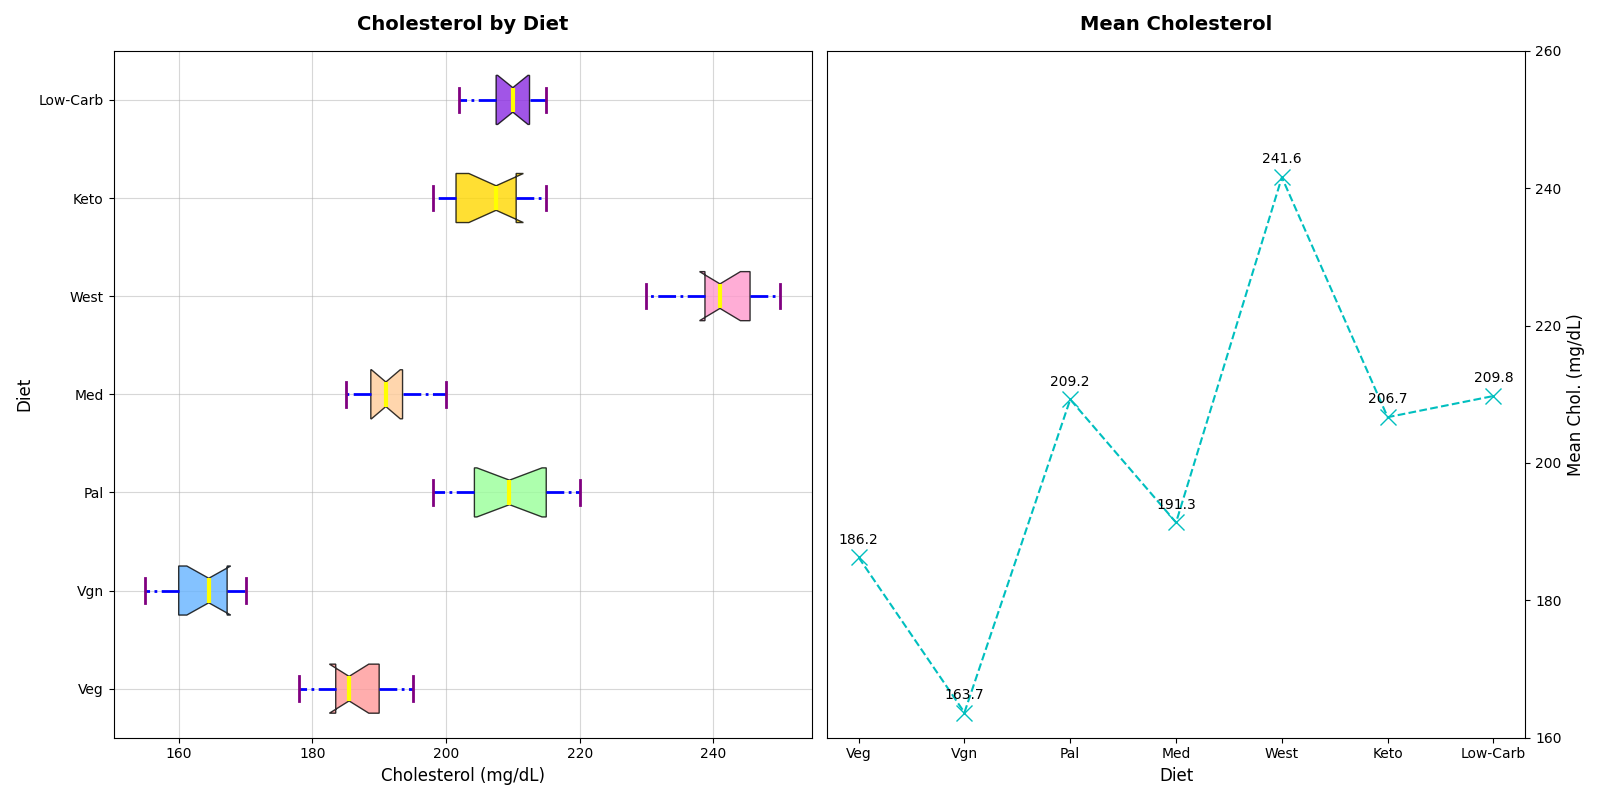

Write the Python code that produced this figure.
import matplotlib.pyplot as plt
import numpy as np

diets = ['Veg', 'Vgn', 'Pal', 'Med', 'West', 'Keto', 'Low-Carb']
cholesterol_levels = {
    'Vegetarian': [180, 190, 185, 195, 178, 182, 188, 185, 192, 190, 186, 184],
    'Vegan': [170, 160, 165, 155, 168, 162, 158, 164, 170, 165, 160, 167],
    'Paleo': [220, 215, 210, 205, 198, 200, 202, 207, 215, 213, 209, 217],
    'Mediterranean': [195, 190, 192, 185, 187, 189, 192, 195, 200, 188, 190, 193],
    'Standard Western': [230, 240, 235, 245, 238, 242, 239, 247, 250, 245, 248, 240],
    'Keto': [200, 205, 198, 210, 207, 202, 200, 208, 215, 210, 212, 213],
    'Low-Carb': [210, 215, 205, 202, 210, 208, 206, 215, 210, 212, 214, 210]
}

data = [np.array(cholesterol_levels[diet]) for diet in cholesterol_levels.keys()]

fig, axes = plt.subplots(1, 2, figsize=(16, 8))

bplot1 = axes[0].boxplot(data, vert=False, patch_artist=True, labels=diets, notch=True, whis=1.5)

colors = ['#FF9999', '#66B3FF', '#99FF99', '#FFCC99', '#FF99CC', '#FFD700', '#8A2BE2']
for patch, color in zip(bplot1['boxes'], colors):
    patch.set_facecolor(color)
    patch.set_alpha(0.8)

for whisker in bplot1['whiskers']:
    whisker.set(color='blue', linewidth=2, linestyle='-.')

for cap in bplot1['caps']:
    cap.set(color='purple', linewidth=2)

for median in bplot1['medians']:
    median.set(color='yellow', linewidth=3)

for flier in bplot1['fliers']:
    flier.set(marker='s', color='green', alpha=0.7)

axes[0].set_title('Cholesterol by Diet', fontsize=14, fontweight='bold', pad=15)
axes[0].set_xlabel('Cholesterol (mg/dL)', fontsize=12)
axes[0].set_ylabel('Diet', fontsize=12)
axes[0].grid(True, linestyle='-', which='major', alpha=0.5)

mean_cholesterol = [np.mean(levels) for levels in data]

axes[1].plot(diets, mean_cholesterol, marker='x', color='c', linestyle='--', linewidth=1.5, markersize=12)
axes[1].set_title('Mean Cholesterol', fontsize=14, fontweight='bold', pad=15)
axes[1].set_xlabel('Diet', fontsize=12)
axes[1].set_ylabel('Mean Chol. (mg/dL)', fontsize=12)
axes[1].set_ylim(160, 260)
axes[1].yaxis.set_label_position("right")
axes[1].yaxis.tick_right()

for i, mean_val in enumerate(mean_cholesterol):
    axes[1].annotate(f'{mean_val:.1f}', (diets[i], mean_val),
                     textcoords="offset points", xytext=(0,10), ha='center', fontsize=10)

plt.tight_layout()
plt.show()
